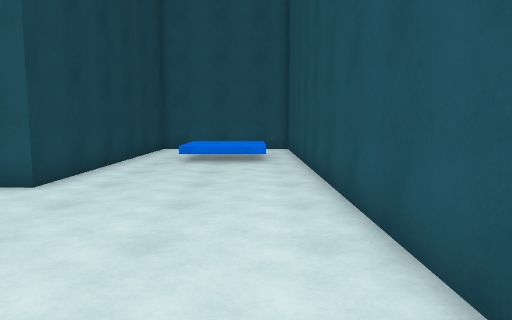
view 1 (above)

18 first-person views from a walk through a 3-D level made in the Unity game engine. The camera is 1.4 m above the floor, tilts 6° down and sees 70° across. The floor is counted in squares, 1 m on a side. Each view is taken from the middle of a square. On the plan, view 1 faces up. The plan holds only what a view shows up to about 16 squares ahead; the rest is blank. The place goes on beyond the plan. The player character is not drawn.

view 2
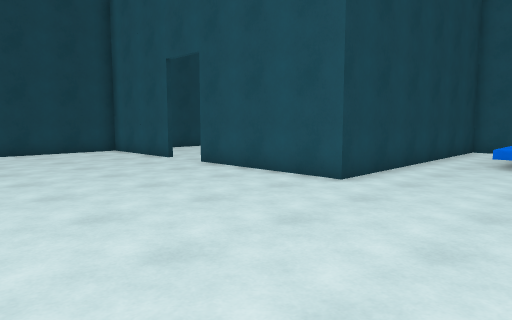

view 3
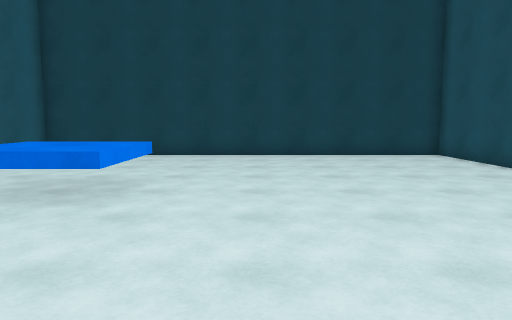

view 4
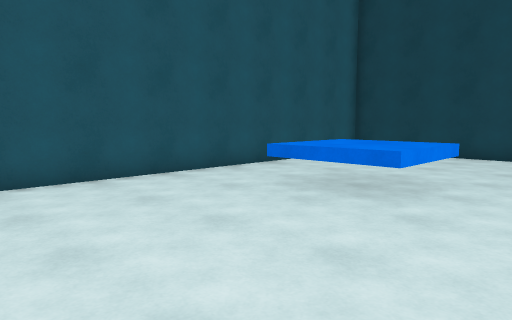

view 5
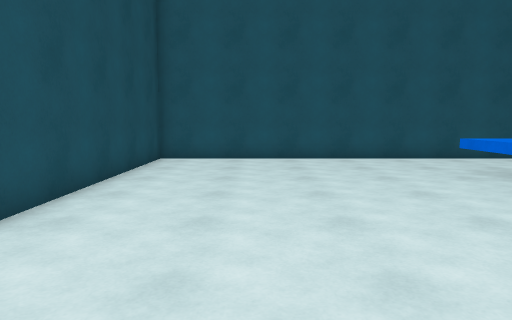

view 6
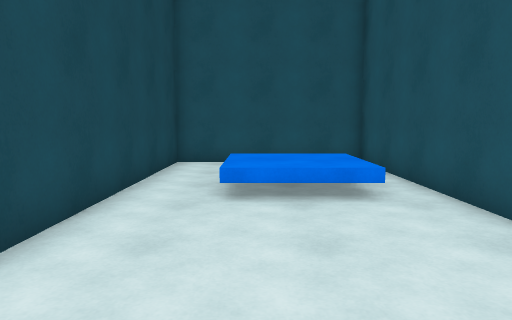

view 7
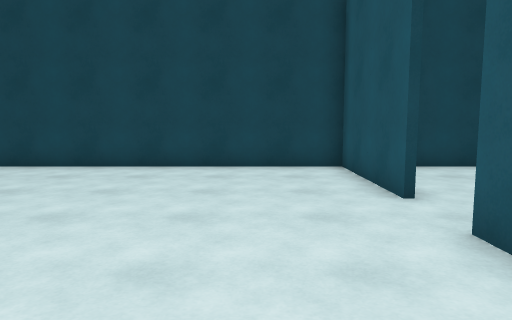

view 8
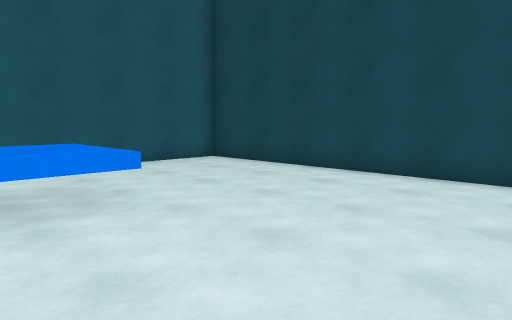

view 9
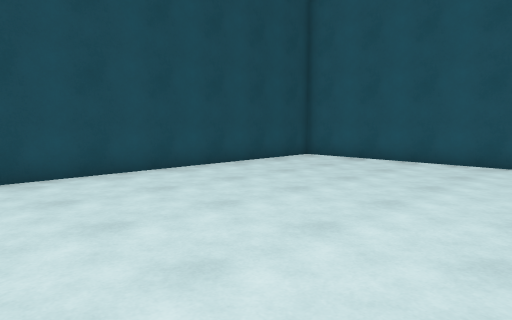

view 10
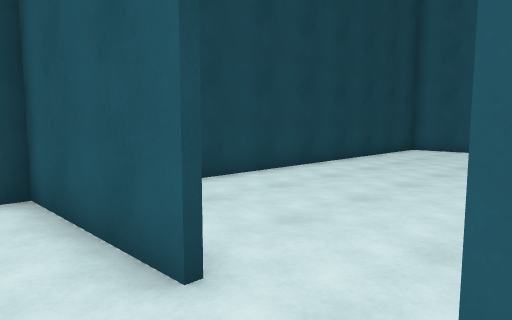

view 11
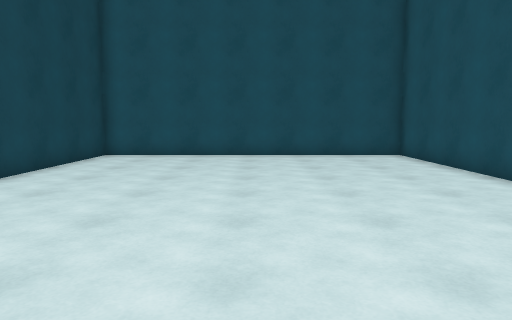

view 12
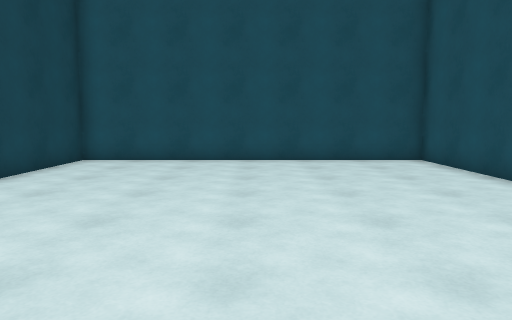

view 13
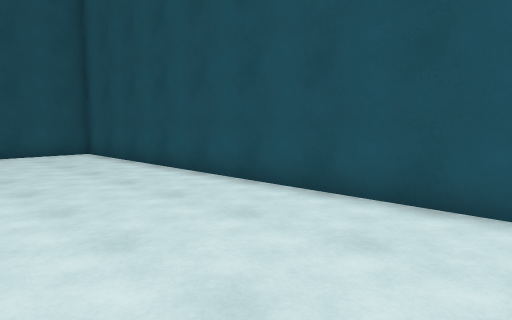

view 14
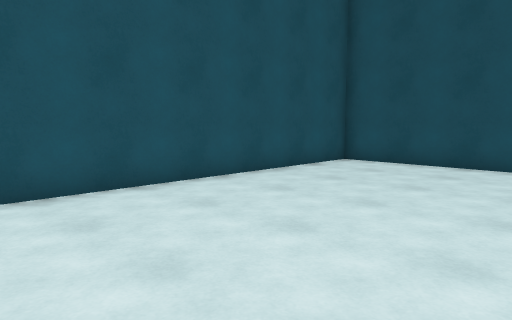

view 15
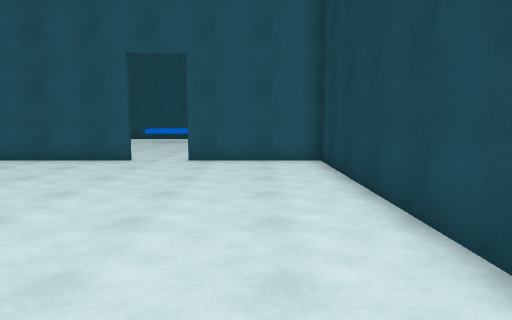

view 16
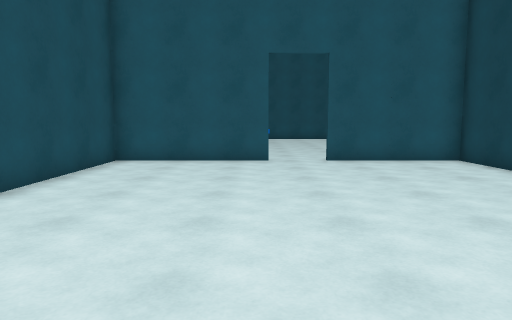

view 17
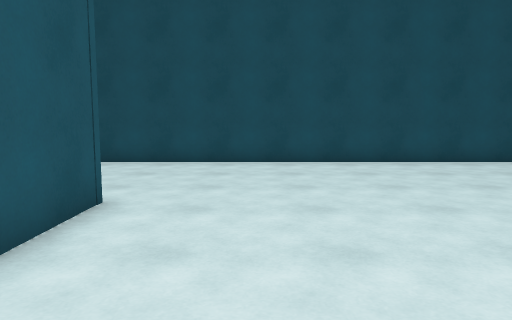

view 18
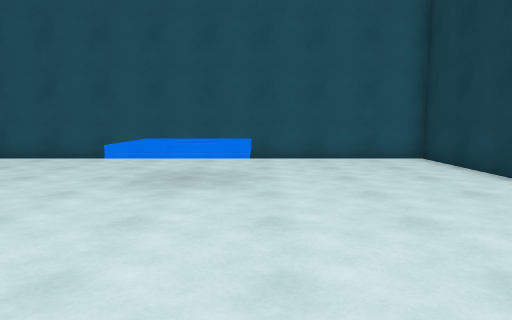

### Floor plan
Key: @ floor where view 1 was taken; # wall or solid block; . floor; ^ raised ledge.
Columns run from 18 left of view 1 to 2 right of it. Each row starts with its distance up from view 1.
 25 ##############
 24 #............#
 23 #............#
 22 #............#
 21 #............#
 20 #............#
 19 #............########
 18 #............#..    #
 17 #............#..    #
 16 #............#......#
 15 #............#..^^^.#
 14 #............#..^^^.#
 13 #............#..^^^.#
 12 #............#......#
 11 #............#......#
 10 #............#......#
  9 #............#......#
  8 ######..######......#
  7 #...................#
  6 #...................#
  5 #...................#
  4 #...................#
  3 #...................#
  2 #...................#
  1 #...................#
  0 #.................@.#
 -1 #...................#
 -2 #...................#
 -3 #......^^^^.........#
 -4 #......^^^^.........#
 -5 #......^^^^.........#
 -6 #...................#
 -7 #...................#
 -8 #...................#
 -9 #####################

Where each view was taken, in squares from view 1:
view 1: 0 up, 0 right, facing up
view 2: 0 up, 0 right, facing up-left
view 3: 0 up, 2 left, facing left
view 4: 0 up, 2 left, facing down-left
view 5: 5 up, 2 left, facing down
view 6: 6 up, 2 left, facing up
view 7: 5 up, 6 left, facing left
view 8: 3 up, 8 left, facing down-left
view 9: 4 up, 8 left, facing down-right
view 10: 6 up, 10 left, facing up-left
view 11: 9 up, 11 left, facing up
view 12: 11 up, 11 left, facing up
view 13: 8 up, 11 left, facing up-right
view 14: 17 up, 17 left, facing up-right
view 15: 21 up, 15 left, facing down
view 16: 21 up, 10 left, facing down
view 17: 5 up, 11 left, facing right
view 18: 5 up, 11 left, facing down
